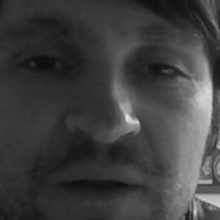
#> input picture Users/jones_gabriel/person.1.1.jpg, 220 x 220 px; its folder holds only this picture in this run
$ python Lbph.py
#> lines starting #> are read from the running program, lines starting #| are printed output that depends on the picture; after the words box and inside, x2 and y2 are one past the last pixel; in counts of white or black regions, pixels touching at a corner belong together
from PIL import Image
import cv2
import numpy as np
import os

# Função para obter dados de imagem
def get_image_data():
    paths = []
    for f in os.listdir('Users/'):
        for n in os.listdir(f"Users/{f}/"):
            paths.append(f'Users/{f}/{n}')

    faces = []
    ids = []

    for path in paths:
        image = Image.open(path).convert('L')  # Converter para escala de cinza
#> image is the input picture: PIL image 220x220 L; min 12, max 230, mean 63.2
        image_np = np.array(image, 'uint8')
        id = int(path.split('.')[1])

        ids.append(id)
        faces.append(image_np)

    return np.array(ids), faces

# Obter os dados de imagem e IDs
ids, faces = get_image_data()
#> ids = [1]; faces = 1 item

# Treinar o classificador LBPH
lbph_classifier = cv2.face.LBPHFaceRecognizer_create()
lbph_classifier.train(faces, ids)
lbph_classifier.write('lbph_classifier.yml')

# Carregar o classificador treinado
lbph_face_classifier = cv2.face.LBPHFaceRecognizer_create()
lbph_face_classifier.read('lbph_classifier.yml')

# Caminhos para as imagens de teste
paths = []
for f in os.listdir('Users/'):
    for n in os.listdir(f"Users/{f}/"):
        paths.append(f'Users/{f}/{n}')

# Prever e mostrar os resultados
for path in paths:
    image = Image.open(path).convert('L')  # Converter para escala de cinza
    image_np = np.array(image, 'uint8')
    prediction, _ = lbph_face_classifier.predict(image_np)
#> prediction = 1
    expected_output = int(path.split('.')[1])

    cv2.putText(image_np, 'Pred: ' + str(prediction), (10, 30), cv2.FONT_HERSHEY_COMPLEX_SMALL, 1, (0, 255, 0))
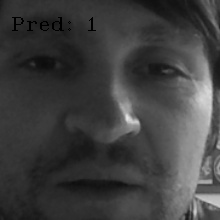
#> image_np: shape (220, 220); 0.48% of pixels changed, all inside (x1, y1, x2, y2) = (12, 17, 96, 31)
    cv2.putText(image_np, 'Exp: ' + str(expected_output), (10, 50), cv2.FONT_HERSHEY_COMPLEX_SMALL, 1, (0, 255, 0))
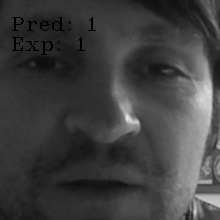
#> image_np: shape (220, 220); 0.44% of pixels changed, all inside (x1, y1, x2, y2) = (12, 37, 85, 55)


    cv2.imshow('Resultado', image_np)  # Nome da janela corrigido
    cv2.waitKey(2000)  # Espera por 2 segundos antes de mostrar a próxima imagem

cv2.destroyAllWindows()

$ run again, on Users/jones_gabriel/person.1.10.jpg
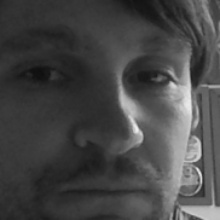
#> input picture Users/jones_gabriel/person.1.10.jpg, 220 x 220 px
#> in get_image_data, image is the input picture: PIL image 220x220 L; min 14, max 239, mean 70.2
#> ids = [1]; faces = 1 item
#> prediction = 1
#> `cv2.putText(image_np, 'Exp: ' + str(expected_output), (10, 50), cv2.FO..`:
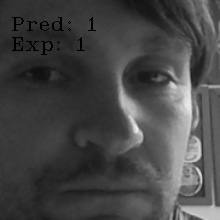
#> image_np: shape (220, 220); min 0, max 239, mean 69.8

$ run again, on Users/jones_gabriel/person.1.11.jpg
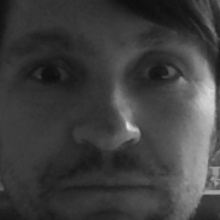
#> input picture Users/jones_gabriel/person.1.11.jpg, 220 x 220 px
#> in get_image_data, image is the input picture: PIL image 220x220 L; min 13, max 225, mean 62.3
#> ids = [1]; faces = 1 item
#> prediction = 1
#> `cv2.putText(image_np, 'Exp: ' + str(expected_output), (10, 50), cv2.FO..`:
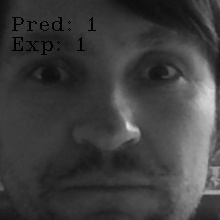
#> image_np: shape (220, 220); min 0, max 225, mean 61.8
